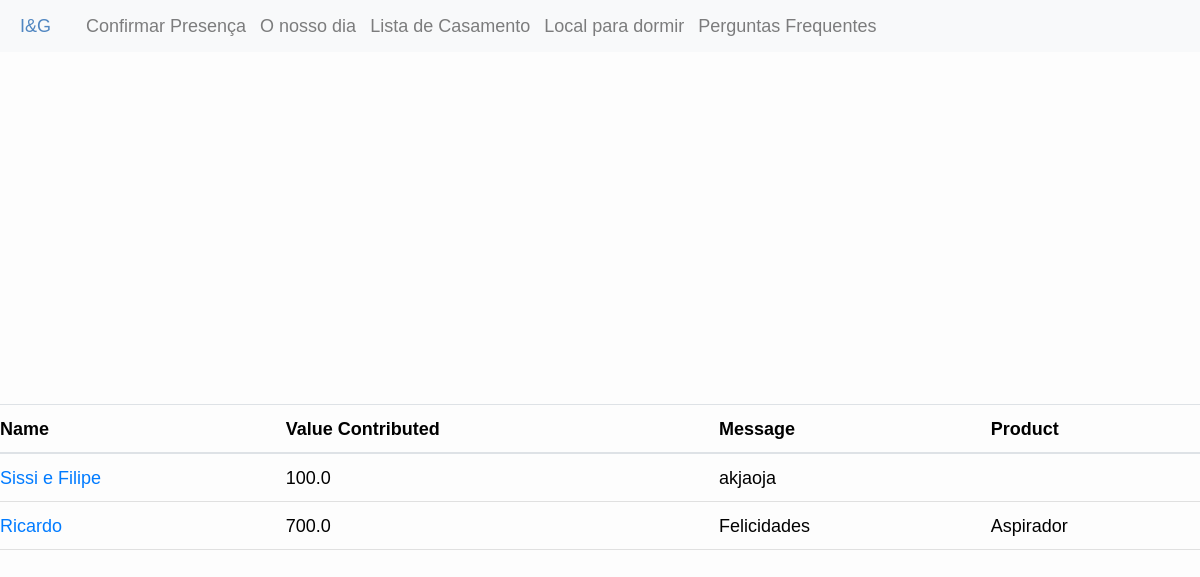
The app's page /edit/contributions, older data.
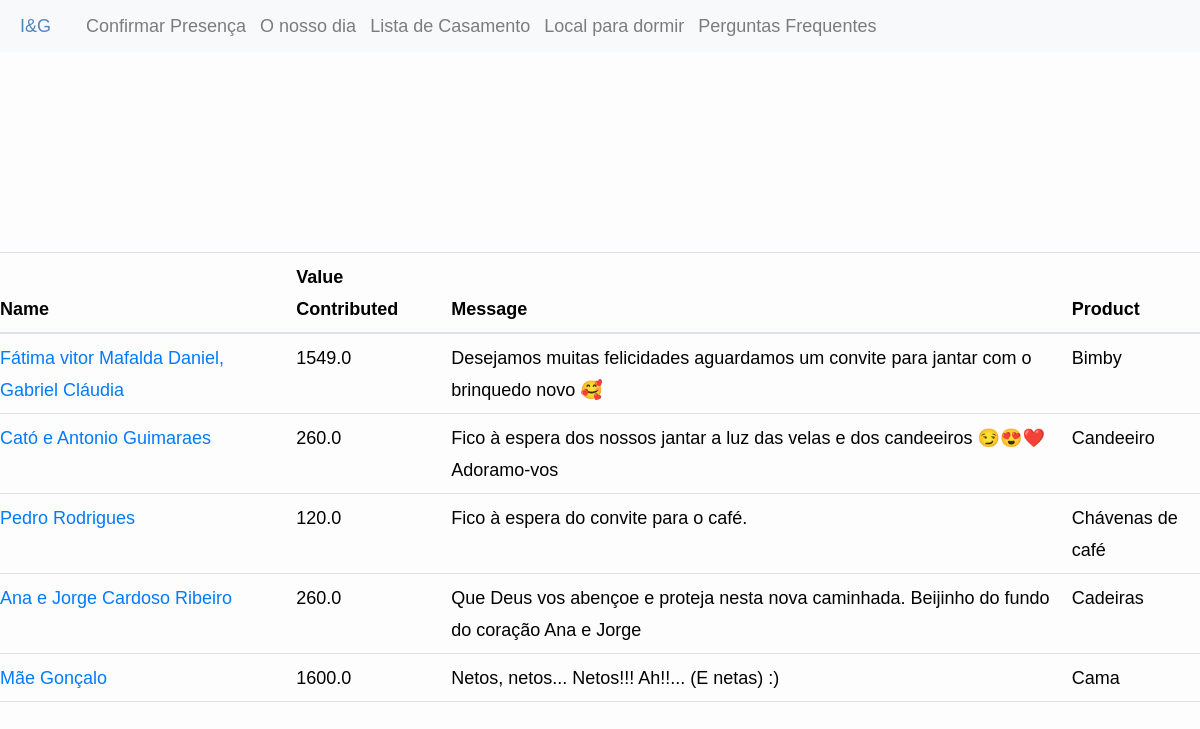
The same page, newer data.
### inesegoncalo/models/contributions.py (models this page shows, shortened)
class Contribution(db.Model ,model.Model,model.Base):
    __tablename__ = 'contribution'
    __table_args__ = {'extend_existing': True}
    id = Column(Integer, primary_key=True)
    name = Column(String(80))
    value_contributed = Column(Float)
    message = Column(Text)
    product_id = Column(Integer, ForeignKey('products.id'))
    product = relationship('Product', back_populates="contributions")

### inesegoncalo/models/products.py (models this page shows, shortened)
class Product(db.Model, model.Model, model.Base):
    __tablename__ = 'products'
    __table_args__ = {'extend_existing': True}
    id = Column(Integer, primary_key=True)
    name = Column(String(80), unique=True, nullable=False)
    description = Column(Text)
    price = Column(Float)
    price_paid = Column(Float, default=0.0)
    store = Column(Text)
    show_price = Column(Boolean, default=True)
    priority = Column(Integer, default=10)
    category_id = Column(Integer, ForeignKey('categories.id'), nullable=True)
    images = relationship('ProductImage', back_populates="product")
    contributions = relationship('Contribution', back_populates="product")
    category = relationship('Category', back_populates="products")

### inesegoncalo/modules/edit.py (the view)
@bp.route("/contributions", methods=("GET", "POST"))
def contributions():
    contributions = Contribution.query.all()
    return render_template("edit/contributions.html", contributions=contributions)

### inesegoncalo/templates/edit/contributions.html (shortened to what this page needs)
{% extends 'layout.html' %}
{% block content %}
<div class="product_background">
<table class="table">
    <thead>
        <tr>
            <th>Name</th>
            <th>Value Contributed</th>
            <th>Message</th>
            <th>Product</th>
        </tr>
    </thead>
    <tbody>
        {% for contribution in contributions %}
            <tr>
                <td class="no_padding"><a href="{{url_for('edit.contribution',contribution_id=contribution.id)}}">{{contribution.name}}</a></td>
                <td class="no_padding">{{contribution.value_contributed}}</td>
                <td class="no_padding">{{contribution.message}}</td>
                <td class="no_padding">{{contribution.product.name}}</td>
            </tr>
        {% endfor %}
    </tbody>
</table>
</div>
{% endblock %}

Row changes from the older to the newer data that the page shows:
removed Contribution: name "Sissi e Filipe", value_contributed "100.0", message "akjaoja"
removed Contribution: name "Ricardo", value_contributed "700.0", message "Felicidades", product.name "Aspirador"
added Contribution: name "Fátima vitor Mafalda Daniel, Gabriel Cláudia", value_contributed "1549.0", message "Desejamos muitas felicidades aguardamos um convite para jantar com o brinquedo novo 🥰", product.name "Bimby"
added Contribution: name "Cató e Antonio Guimaraes", value_contributed "260.0", message "Fico à espera dos nossos jantar a luz das velas e dos candeeiros 😏😍❤️ Adoramo-vos", product.name "Candeeiro"
added Contribution: name "Pedro Rodrigues", value_contributed "120.0", message "Fico à espera do convite para o café.", product.name "Chávenas de café"
added Contribution: name "Ana e Jorge Cardoso Ribeiro", value_contributed "260.0", message "Que Deus vos abençoe e proteja nesta nova caminhada. Beijinho do fundo do coração Ana e Jorge", product.name "Cadeiras"
added Contribution: name "Mãe Gonçalo", value_contributed "1600.0", message "Netos, netos... Netos!!! Ah!!... (E netas) :)", product.name "Cama"
